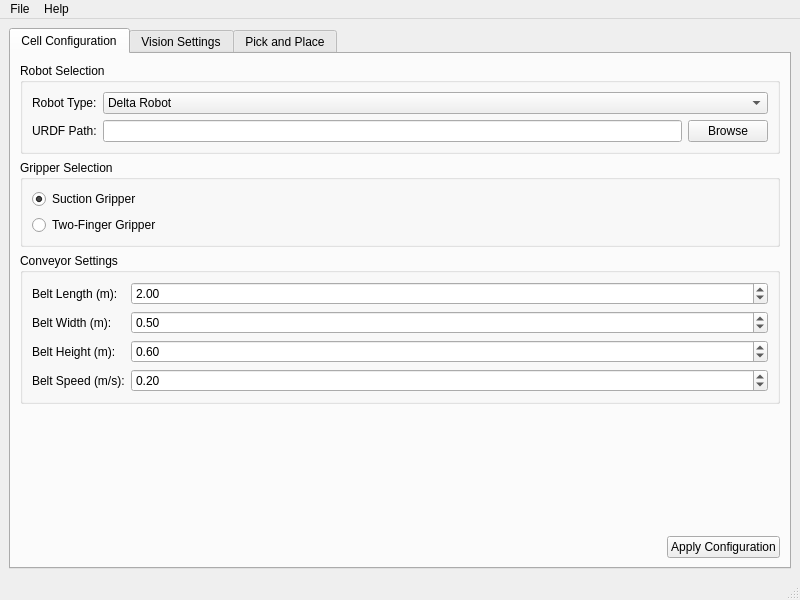
<?xml version="1.0" encoding="UTF-8"?>
<ui version="4.0">
 <class>MainWindow</class>
 <widget class="QMainWindow" name="MainWindow">
  <property name="geometry">
   <rect>
    <x>0</x>
    <y>0</y>
    <width>800</width>
    <height>600</height>
   </rect>
  </property>
  <property name="windowTitle">
   <string>Pick and Place Cell GUI</string>
  </property>
  <widget class="QWidget" name="centralwidget">
   <layout class="QVBoxLayout" name="verticalLayout">
    <item>
     <widget class="QTabWidget" name="tabWidget">
      <property name="currentIndex">
       <number>0</number>
      </property>
      <widget class="QWidget" name="configTab">
       <attribute name="title">
        <string>Cell Configuration</string>
       </attribute>
       <layout class="QVBoxLayout" name="verticalLayout_2">
        <item>
         <widget class="QGroupBox" name="robotGroupBox">
          <property name="title">
           <string>Robot Selection</string>
          </property>
          <layout class="QFormLayout" name="formLayout">
           <item row="0" column="0">
            <widget class="QLabel" name="robotTypeLabel">
             <property name="text">
              <string>Robot Type:</string>
             </property>
            </widget>
           </item>
           <item row="0" column="1">
            <widget class="QComboBox" name="robotTypeComboBox">
             <item>
              <property name="text">
               <string>Delta Robot</string>
              </property>
             </item>
            </widget>
           </item>
           <item row="1" column="0">
            <widget class="QLabel" name="urdfPathLabel">
             <property name="text">
              <string>URDF Path:</string>
             </property>
            </widget>
           </item>
           <item row="1" column="1">
            <layout class="QHBoxLayout" name="horizontalLayout">
             <item>
              <widget class="QLineEdit" name="urdfPathLineEdit"/>
             </item>
             <item>
              <widget class="QPushButton" name="browseURDFButton">
               <property name="text">
                <string>Browse</string>
               </property>
              </widget>
             </item>
            </layout>
           </item>
          </layout>
         </widget>
        </item>
        <item>
         <widget class="QGroupBox" name="gripperGroupBox">
          <property name="title">
           <string>Gripper Selection</string>
          </property>
          <layout class="QVBoxLayout" name="verticalLayout_3">
           <item>
            <widget class="QRadioButton" name="suctionRadioButton">
             <property name="text">
              <string>Suction Gripper</string>
             </property>
             <property name="checked">
              <bool>true</bool>
             </property>
            </widget>
           </item>
           <item>
            <widget class="QRadioButton" name="twoFingerRadioButton">
             <property name="text">
              <string>Two-Finger Gripper</string>
             </property>
            </widget>
           </item>
          </layout>
         </widget>
        </item>
        <item>
         <widget class="QGroupBox" name="conveyorGroupBox">
          <property name="title">
           <string>Conveyor Settings</string>
          </property>
          <layout class="QFormLayout" name="formLayout_2">
           <item row="0" column="0">
            <widget class="QLabel" name="beltLengthLabel">
             <property name="text">
              <string>Belt Length (m):</string>
             </property>
            </widget>
           </item>
           <item row="0" column="1">
            <widget class="QDoubleSpinBox" name="beltLengthSpinBox">
             <property name="value">
              <double>2.000000000000000</double>
             </property>
            </widget>
           </item>
           <item row="1" column="0">
            <widget class="QLabel" name="beltWidthLabel">
             <property name="text">
              <string>Belt Width (m):</string>
             </property>
            </widget>
           </item>
           <item row="1" column="1">
            <widget class="QDoubleSpinBox" name="beltWidthSpinBox">
             <property name="value">
              <double>0.500000000000000</double>
             </property>
            </widget>
           </item>
           <item row="2" column="0">
            <widget class="QLabel" name="beltHeightLabel">
             <property name="text">
              <string>Belt Height (m):</string>
             </property>
            </widget>
           </item>
           <item row="2" column="1">
            <widget class="QDoubleSpinBox" name="beltHeightSpinBox">
             <property name="value">
              <double>0.600000000000000</double>
             </property>
            </widget>
           </item>
           <item row="3" column="0">
            <widget class="QLabel" name="beltSpeedLabel">
             <property name="text">
              <string>Belt Speed (m/s):</string>
             </property>
            </widget>
           </item>
           <item row="3" column="1">
            <widget class="QDoubleSpinBox" name="beltSpeedSpinBox">
             <property name="value">
              <double>0.200000000000000</double>
             </property>
            </widget>
           </item>
          </layout>
         </widget>
        </item>
        <item>
         <spacer name="verticalSpacer">
          <property name="orientation">
           <enum>Qt::Vertical</enum>
          </property>
          <property name="sizeHint" stdset="0">
           <size>
            <width>20</width>
            <height>40</height>
           </size>
          </property>
         </spacer>
        </item>
        <item>
         <layout class="QHBoxLayout" name="horizontalLayout_2">
          <item>
           <spacer name="horizontalSpacer">
            <property name="orientation">
             <enum>Qt::Horizontal</enum>
            </property>
            <property name="sizeHint" stdset="0">
             <size>
              <width>40</width>
              <height>20</height>
             </size>
            </property>
           </spacer>
          </item>
          <item>
           <widget class="QPushButton" name="applyConfigButton">
            <property name="text">
             <string>Apply Configuration</string>
            </property>
           </widget>
          </item>
         </layout>
        </item>
       </layout>
      </widget>
      <widget class="QWidget" name="visionTab">
       <attribute name="title">
        <string>Vision Settings</string>
       </attribute>
       <layout class="QVBoxLayout" name="verticalLayout_4">
        <item>
         <widget class="QGroupBox" name="visionPipelineGroupBox">
          <property name="title">
           <string>Vision Pipeline</string>
          </property>
          <layout class="QVBoxLayout" name="verticalLayout_5">
           <item>
            <widget class="QRadioButton" name="simpleColorRadioButton">
             <property name="text">
              <string>Simple Color Detection</string>
             </property>
             <property name="checked">
              <bool>true</bool>
             </property>
            </widget>
           </item>
           <item>
            <widget class="QRadioButton" name="yoloRadioButton">
             <property name="text">
              <string>YOLO Object Detection</string>
             </property>
            </widget>
           </item>
           <item>
            <widget class="QRadioButton" name="segmentationRadioButton">
             <property name="text">
              <string>Semantic Segmentation</string>
             </property>
            </widget>
           </item>
          </layout>
         </widget>
        </item>
        <item>
         <widget class="QGroupBox" name="modelSettingsGroupBox">
          <property name="title">
           <string>Model Settings</string>
          </property>
          <layout class="QFormLayout" name="formLayout_3">
           <item row="0" column="0">
            <widget class="QLabel" name="modelPathLabel">
             <property name="text">
              <string>Model Path:</string>
             </property>
            </widget>
           </item>
           <item row="0" column="1">
            <layout class="QHBoxLayout" name="horizontalLayout_3">
             <item>
              <widget class="QLineEdit" name="modelPathLineEdit"/>
             </item>
             <item>
              <widget class="QPushButton" name="browseModelButton">
               <property name="text">
                <string>Browse</string>
               </property>
              </widget>
             </item>
            </layout>
           </item>
           <item row="1" column="0">
            <widget class="QLabel" name="confidenceLabel">
             <property name="text">
              <string>Detection Confidence:</string>
             </property>
            </widget>
           </item>
           <item row="1" column="1">
            <widget class="QDoubleSpinBox" name="confidenceSpinBox">
             <property name="maximum">
              <double>1.000000000000000</double>
             </property>
             <property name="singleStep">
              <double>0.050000000000000</double>
             </property>
             <property name="value">
              <double>0.500000000000000</double>
             </property>
            </widget>
           </item>
          </layout>
         </widget>
        </item>
        <item>
         <widget class="QGroupBox" name="cameraSettingsGroupBox">
          <property name="title">
           <string>Camera Settings</string>
          </property>
          <layout class="QFormLayout" name="formLayout_4">
           <item row="0" column="0">
            <widget class="QLabel" name="depthLimitLabel">
             <property name="text">
              <string>Depth Limit (m):</string>
             </property>
            </widget>
           </item>
           <item row="0" column="1">
            <widget class="QDoubleSpinBox" name="depthLimitSpinBox">
             <property name="maximum">
              <double>10.000000000000000</double>
             </property>
             <property name="value">
              <double>3.000000000000000</double>
             </property>
            </widget>
           </item>
          </layout>
         </widget>
        </item>
        <item>
         <spacer name="verticalSpacer_2">
          <property name="orientation">
           <enum>Qt::Vertical</enum>
          </property>
          <property name="sizeHint" stdset="0">
           <size>
            <width>20</width>
            <height>40</height>
           </size>
          </property>
         </spacer>
        </item>
        <item>
         <layout class="QHBoxLayout" name="horizontalLayout_4">
          <item>
           <spacer name="horizontalSpacer_2">
            <property name="orientation">
             <enum>Qt::Horizontal</enum>
            </property>
            <property name="sizeHint" stdset="0">
             <size>
              <width>40</width>
              <height>20</height>
             </size>
            </property>
           </spacer>
          </item>
          <item>
           <widget class="QPushButton" name="applyVisionButton">
            <property name="text">
             <string>Apply Vision Settings</string>
            </property>
           </widget>
          </item>
         </layout>
        </item>
       </layout>
      </widget>
      <widget class="QWidget" name="pickPlaceTab">
       <attribute name="title">
        <string>Pick and Place</string>
       </attribute>
       <layout class="QVBoxLayout" name="verticalLayout_6">
        <item>
         <widget class="QGroupBox" name="pickPlaceSettingsGroupBox">
          <property name="title">
           <string>Pick and Place Settings</string>
          </property>
          <layout class="QFormLayout" name="formLayout_5">
           <item row="0" column="0">
            <widget class="QLabel" name="placePoseXLabel">
             <property name="text">
              <string>Place Pose X (m):</string>
             </property>
            </widget>
           </item>
           <item row="0" column="1">
            <widget class="QDoubleSpinBox" name="placePoseXSpinBox">
             <property name="minimum">
              <double>-2.000000000000000</double>
             </property>
             <property name="maximum">
              <double>2.000000000000000</double>
             </property>
             <property name="value">
              <double>0.400000000000000</double>
             </property>
            </widget>
           </item>
           <item row="1" column="0">
            <widget class="QLabel" name="placePoseYLabel">
             <property name="text">
              <string>Place Pose Y (m):</string>
             </property>
            </widget>
           </item>
           <item row="1" column="1">
            <widget class="QDoubleSpinBox" name="placePoseYSpinBox">
             <property name="minimum">
              <double>-2.000000000000000</double>
             </property>
             <property name="maximum">
              <double>2.000000000000000</double>
             </property>
             <property name="value">
              <double>-0.300000000000000</double>
             </property>
            </widget>
           </item>
           <item row="2" column="0">
            <widget class="QLabel" name="placePoseZLabel">
             <property name="text">
              <string>Place Pose Z (m):</string>
             </property>
            </widget>
           </item>
           <item row="2" column="1">
            <widget class="QDoubleSpinBox" name="placePoseZSpinBox">
             <property name="value">
              <double>0.850000000000000</double>
             </property>
            </widget>
           </item>
          </layout>
         </widget>
        </item>
        <item>
         <widget class="QGroupBox" name="statusGroupBox">
          <property name="title">
           <string>System Status</string>
          </property>
          <layout class="QVBoxLayout" name="verticalLayout_7">
           <item>
            <widget class="QLabel" name="systemStatusLabel">
             <property name="text">
              <string>System Status: Initializing</string>
             </property>
            </widget>
           </item>
           <item>
            <widget class="QLabel" name="cycleTimeLabel">
             <property name="text">
              <string>Last Cycle Time: --</string>
             </property>
            </widget>
           </item>
           <item>
            <widget class="QLabel" name="successRateLabel">
             <property name="text">
              <string>Success Rate: --</string>
             </property>
            </widget>
           </item>
          </layout>
         </widget>
        </item>
        <item>
         <spacer name="verticalSpacer_3">
          <property name="orientation">
           <enum>Qt::Vertical</enum>
          </property>
          <property name="sizeHint" stdset="0">
           <size>
            <width>20</width>
            <height>40</height>
           </size>
          </property>
         </spacer>
        </item>
        <item>
         <layout class="QHBoxLayout" name="horizontalLayout_5">
          <item>
           <widget class="QPushButton" name="startButton">
            <property name="text">
             <string>Start</string>
            </property>
           </widget>
          </item>
          <item>
           <widget class="QPushButton" name="stopButton">
            <property name="text">
             <string>Stop</string>
            </property>
           </widget>
          </item>
         </layout>
        </item>
       </layout>
      </widget>
     </widget>
    </item>
   </layout>
  </widget>
  <widget class="QMenuBar" name="menubar">
   <property name="geometry">
    <rect>
     <x>0</x>
     <y>0</y>
     <width>800</width>
     <height>22</height>
    </rect>
   </property>
   <widget class="QMenu" name="menuFile">
    <property name="title">
     <string>File</string>
    </property>
    <addaction name="actionSave_Configuration"/>
    <addaction name="actionLoad_Configuration"/>
    <addaction name="separator"/>
    <addaction name="actionExit"/>
   </widget>
   <widget class="QMenu" name="menuHelp">
    <property name="title">
     <string>Help</string>
    </property>
    <addaction name="actionAbout"/>
   </widget>
   <addaction name="menuFile"/>
   <addaction name="menuHelp"/>
  </widget>
  <widget class="QStatusBar" name="statusbar"/>
  <action name="actionSave_Configuration">
   <property name="text">
    <string>Save Configuration</string>
   </property>
  </action>
  <action name="actionLoad_Configuration">
   <property name="text">
    <string>Load Configuration</string>
   </property>
  </action>
  <action name="actionExit">
   <property name="text">
    <string>Exit</string>
   </property>
  </action>
  <action name="actionAbout">
   <property name="text">
    <string>About</string>
   </property>
  </action>
 </widget>
 <resources/>
 <connections/>
</ui>
